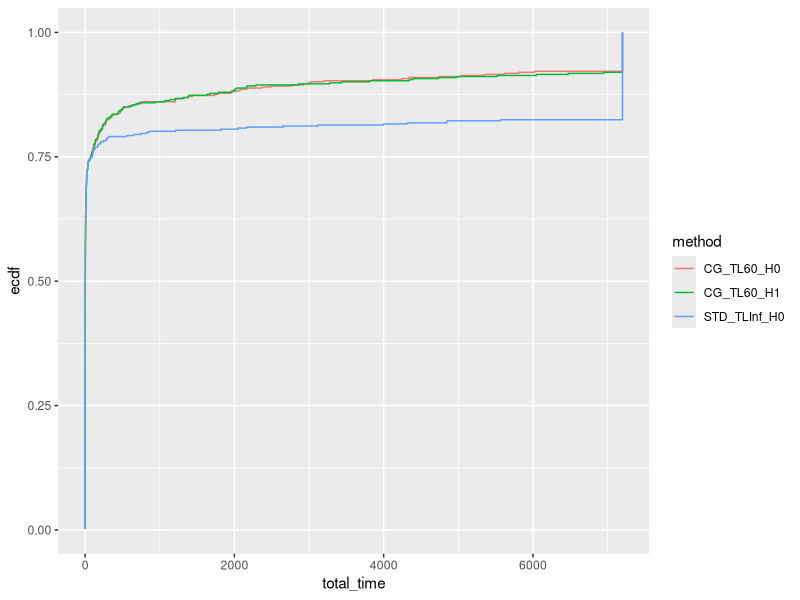
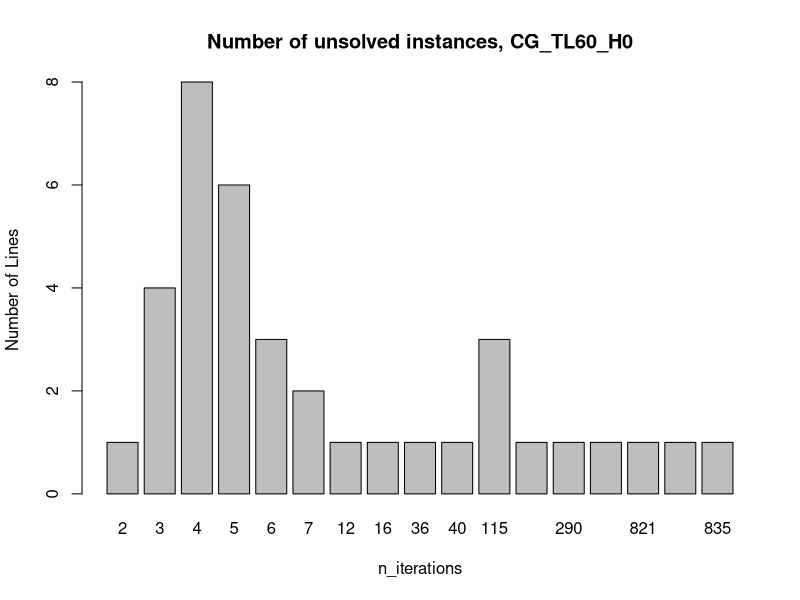
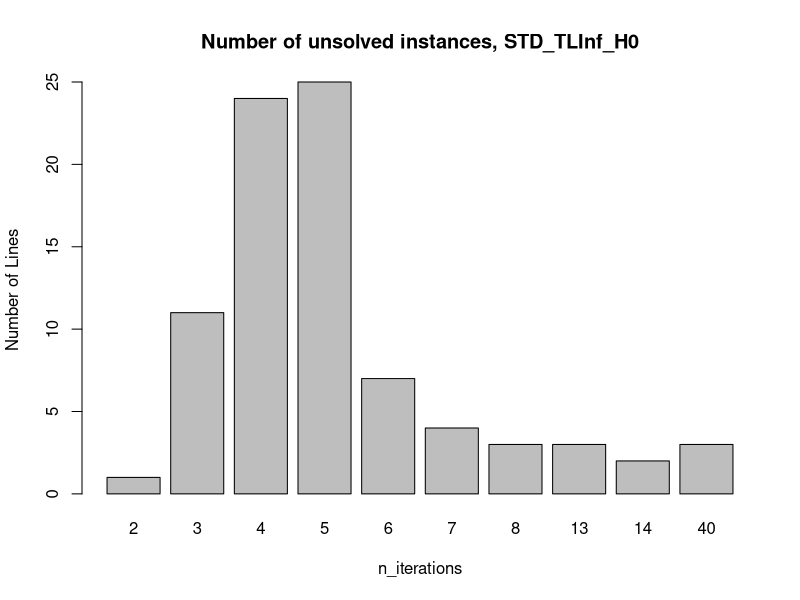
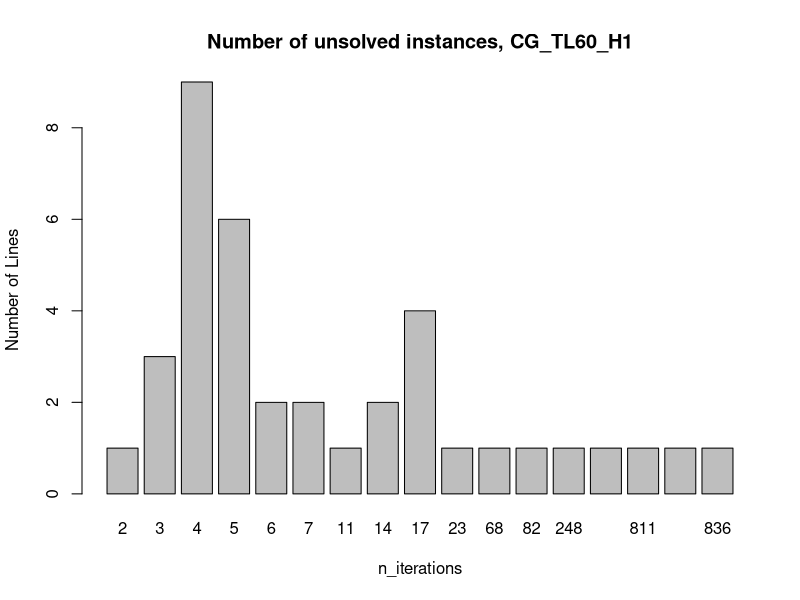
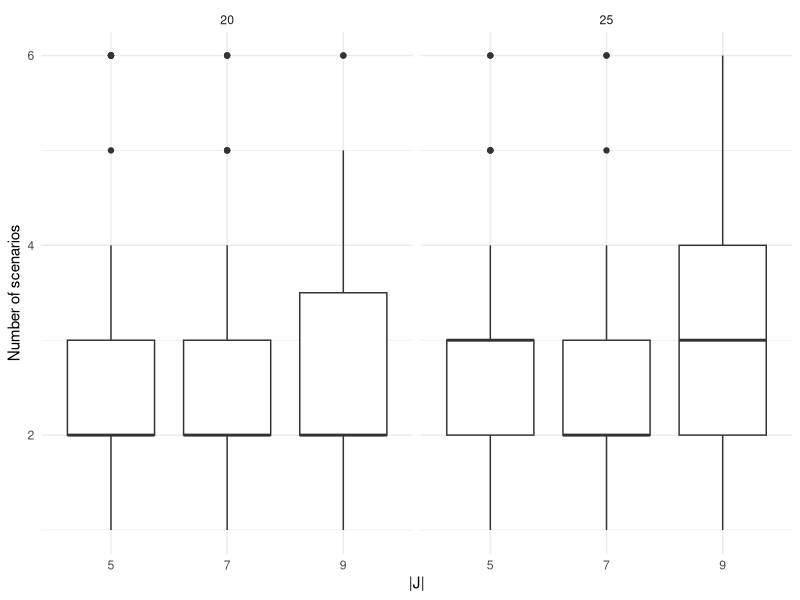

These figures' R source, in order:
## ---- chunk 1
library(rmarkdown)
library(kableExtra)
library(tidyr)
library(ggplot2)
library(dplyr)
## ---- chunk 2
data = read.csv("results.csv", header = FALSE)
colnames(data) = c("tag", "instance", "standard_phase_time_limit", "master_solver", "status", "reason", "has_large_scaled", "n_iterations", "total_time", "master_time", "adversarial_time", "best_bound", "best_obj", "relative_gap", "absolute_gap", "adversarial_unexpected_status",  "with_heuristic", "with_non_optimal_pricing", "n_jobs", "Gamma", "blank")
data = data[, !(names(data) %in% c("tag", "blank"))]
data[data$total_time > 7200,]$total_time = 7200
paged_table(data)
## ---- chunk 3
data$method = paste0(data$master_solver, "_TL", data$standard_phase_time_limit, "_H", data$with_heuristic)
unique(data$method)
data = data[data$method != "STD_TLInf_H1" & data$method != "CG_TL120_H0" & data$method != "CG_TL120_H1",]
## ---- chunk 4
ggplot(data, aes(x = total_time, col = method)) + stat_ecdf(pad = FALSE) + coord_cartesian(xlim = c(0,7200))
## ---- chunk 5
library(dplyr)

data_with_ecdf = data %>%
  group_by(method) %>%
  arrange(total_time) %>%
  mutate(ecdf_value = ecdf(total_time)(total_time)) %>%
  ungroup()

for (method in unique(data_with_ecdf$method)) {
  output = data_with_ecdf[data_with_ecdf$method == method,]
  output = output[,c("total_time", "ecdf_value")]
  output$log_total_time = log10(output$total_time)
  output = output[output$total_time < 7200,]
  write.csv(output, file = paste0(method, ".csv"), row.names = FALSE)
}
## ---- chunk 6
for (method in unique(data_with_ecdf$method)) {
  filtered_data <- data[data$method == method,] %>%
    filter(total_time == 7200) %>%
    group_by(n_iterations) %>%
    summarize(count = n()) %>%
    ungroup()
  
  # Create a bar plot
  barplot(filtered_data$count, names.arg = filtered_data$n_iterations, xlab = "n_iterations", ylab = "Number of Lines",  main = paste0("Number of unsolved instances, ", method))
}
## ---- chunk 7
# Calculate the summary statistics for instances with total_time < 7200
summary_data_lt_7200 <- data %>%
  filter(total_time < 7200) %>%
  group_by(n_jobs, Gamma, method) %>%
  summarize(
    avg_total_time = mean(total_time, na.rm = TRUE),
    avg_master_time = mean(master_time, na.rm = TRUE),
    avg_adversarial_time = mean(adversarial_time, na.rm = TRUE),
    avg_n_iterations = mean(n_iterations, na.rm = TRUE),
    sum_has_large_scaled = sum(has_large_scaled),
    num_lines = n()
  ) %>%
  ungroup() %>%
  arrange(n_jobs, Gamma, method)

# Calculate the summary statistics for instances with total_time >= 7200
summary_data_ge_7200 <- data %>%
  filter(total_time >= 7200) %>%
  group_by(n_jobs, Gamma, method) %>%
  summarize(
    avg_n_iterations_unsolved = mean(n_iterations, na.rm = TRUE),
    num_lines_unsolved = n()
  ) %>%
  ungroup() %>%
  arrange(n_jobs, Gamma, method)

# Transpose the data for method to be above the table
transposed_data_lt_7200 <- summary_data_lt_7200 %>%
  pivot_wider(names_from = method, values_from = avg_total_time:num_lines)

transposed_data_ge_7200 <- summary_data_ge_7200 %>%
  pivot_wider(names_from = method, values_from = avg_n_iterations_unsolved:num_lines_unsolved) %>%
  select(-n_jobs, -Gamma)

# Create a table using kable
summary_table <- cbind(
  transposed_data_lt_7200,
  transposed_data_ge_7200
) %>%
  kable() %>%
  kable_styling(full_width = FALSE, position = "center")

# Print the table
summary_table
## ---- chunk 8
library(ggplot2)

ccg = data[data$method == "STD_TLInf_H0" & data$total_time < 7200,]

ggplot(ccg, aes(x = as.factor(Gamma), y = n_iterations)) +
  geom_boxplot() +
  facet_grid(. ~ n_jobs) +
  labs(x = "|J|", y = "Number of scenarios") +
  theme_minimal()
## ---- chunk 9
library(dplyr)

result <- data[data$total_time < 7200,] %>%
  group_by(instance, Gamma) %>%
  summarize(same_best_obj = sd(best_obj))

result
## ---- chunk 10
data[data$total_time < 7200 & data$adversarial_unexpected_status != "" & data$with_heuristic == TRUE,]
